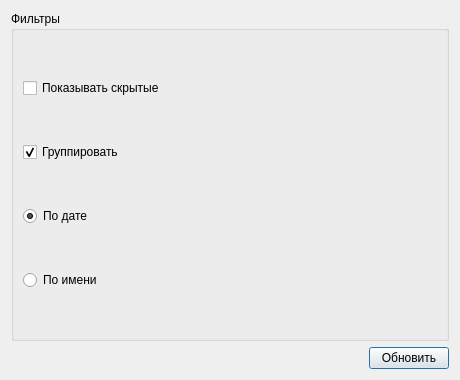
<?xml version="1.0" encoding="UTF-8"?>
<ui version="4.0"><class>Dialog</class><widget class="QDialog" name="Dialog"><property name="geometry"><rect><x>0</x><y>0</y><width>460</width><height>380</height></rect></property><property name="windowTitle"><string>#124 mixed/209_checks_panel</string></property><layout class="QVBoxLayout" name="verticalLayout"><property name="leftMargin"><number>11</number></property><property name="topMargin"><number>11</number></property><property name="rightMargin"><number>11</number></property><property name="bottomMargin"><number>11</number></property><property name="spacing"><number>6</number></property><item><widget class="QGroupBox" name="g1"><property name="title"><string>Фильтры</string></property><layout class="QVBoxLayout" name="g1Layout"><property name="leftMargin"><number>9</number></property><property name="topMargin"><number>9</number></property><property name="rightMargin"><number>9</number></property><property name="bottomMargin"><number>9</number></property><property name="spacing"><number>6</number></property><item><widget class="QCheckBox" name="c1"><property name="text"><string>Показывать скрытые</string></property><property name="checked"><bool>false</bool></property></widget></item><item><widget class="QCheckBox" name="c2"><property name="text"><string>Группировать</string></property><property name="checked"><bool>true</bool></property></widget></item><item><widget class="QRadioButton" name="r1"><property name="text"><string>По дате</string></property><property name="checked"><bool>true</bool></property></widget></item><item><widget class="QRadioButton" name="r2"><property name="text"><string>По имени</string></property><property name="checked"><bool>false</bool></property></widget></item></layout></widget></item><item><layout class="QHBoxLayout" name="buttons"><property name="leftMargin"><number>0</number></property><property name="topMargin"><number>0</number></property><property name="rightMargin"><number>0</number></property><property name="bottomMargin"><number>0</number></property><property name="spacing"><number>6</number></property><item><spacer name="horizontalSpacer"><property name="orientation"><enum>Qt::Orientation::Horizontal</enum></property><property name="sizeHint" stdset="0"><size><width>40</width><height>20</height></size></property></spacer></item><item><widget class="QPushButton" name="ok"><property name="text"><string>Обновить</string></property></widget></item></layout></item></layout></widget></ui>
